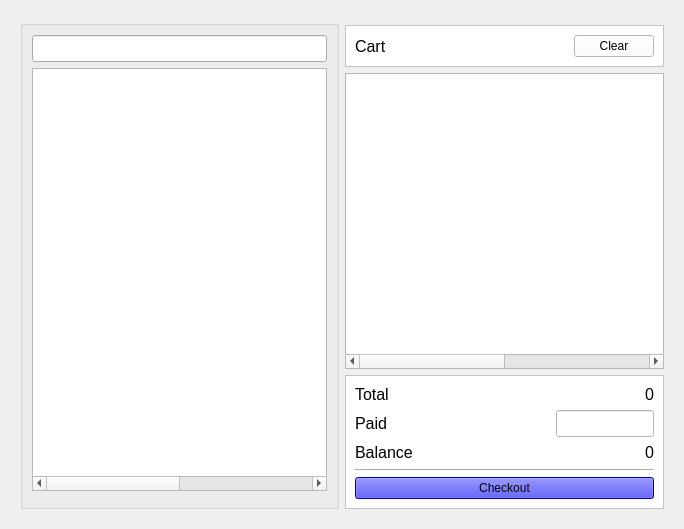
<?xml version="1.0" encoding="UTF-8"?>
<ui version="4.0">
 <class>Form</class>
 <widget class="QWidget" name="Form">
  <property name="geometry">
   <rect>
    <x>0</x>
    <y>0</y>
    <width>684</width>
    <height>529</height>
   </rect>
  </property>
  <property name="windowTitle">
   <string>Form</string>
  </property>
  <property name="styleSheet">
   <string notr="true"/>
  </property>
  <layout class="QVBoxLayout" name="verticalLayout">
   <item>
    <widget class="QWidget" name="sellingWidget" native="true">
     <property name="styleSheet">
      <string notr="true"/>
     </property>
     <layout class="QVBoxLayout" name="verticalLayout_4">
      <item>
       <widget class="QWidget" name="widget_2" native="true">
        <layout class="QHBoxLayout" name="horizontalLayout">
         <property name="margin">
          <number>0</number>
         </property>
         <item>
          <widget class="QGroupBox" name="groupBox_2">
           <layout class="QVBoxLayout" name="verticalLayout_3">
            <item>
             <widget class="QLineEdit" name="searchLineEdit">
              <property name="font">
               <font>
                <pointsize>12</pointsize>
               </font>
              </property>
              <property name="alignment">
               <set>Qt::AlignCenter</set>
              </property>
             </widget>
            </item>
            <item>
             <widget class="QTableWidget" name="productsTable">
              <property name="editTriggers">
               <set>QAbstractItemView::NoEditTriggers</set>
              </property>
              <property name="selectionMode">
               <enum>QAbstractItemView::NoSelection</enum>
              </property>
              <property name="verticalScrollMode">
               <enum>QAbstractItemView::ScrollPerPixel</enum>
              </property>
              <attribute name="horizontalHeaderVisible">
               <bool>false</bool>
              </attribute>
              <attribute name="verticalHeaderVisible">
               <bool>false</bool>
              </attribute>
              <column>
               <property name="text">
                <string>ID</string>
               </property>
              </column>
              <column>
               <property name="text">
                <string>Product</string>
               </property>
              </column>
              <column>
               <property name="text">
                <string>Brand</string>
               </property>
              </column>
              <column>
               <property name="text">
                <string/>
               </property>
              </column>
             </widget>
            </item>
            <item alignment="Qt::AlignVCenter">
             <widget class="QWidget" name="widget_7" native="true"/>
            </item>
           </layout>
          </widget>
         </item>
         <item>
          <widget class="QWidget" name="widget_3" native="true">
           <property name="styleSheet">
            <string notr="true"/>
           </property>
           <layout class="QVBoxLayout" name="verticalLayout_2">
            <property name="leftMargin">
             <number>0</number>
            </property>
            <property name="topMargin">
             <number>5</number>
            </property>
            <property name="rightMargin">
             <number>0</number>
            </property>
            <property name="bottomMargin">
             <number>0</number>
            </property>
            <item>
             <widget class="QFrame" name="frame_4">
              <property name="styleSheet">
               <string notr="true">background:white;</string>
              </property>
              <property name="frameShape">
               <enum>QFrame::StyledPanel</enum>
              </property>
              <property name="frameShadow">
               <enum>QFrame::Sunken</enum>
              </property>
              <layout class="QHBoxLayout" name="horizontalLayout_3">
               <item>
                <widget class="QLabel" name="label_3">
                 <property name="font">
                  <font>
                   <pointsize>12</pointsize>
                  </font>
                 </property>
                 <property name="text">
                  <string>Cart</string>
                 </property>
                </widget>
               </item>
               <item>
                <spacer name="horizontalSpacer">
                 <property name="orientation">
                  <enum>Qt::Horizontal</enum>
                 </property>
                 <property name="sizeHint" stdset="0">
                  <size>
                   <width>40</width>
                   <height>20</height>
                  </size>
                 </property>
                </spacer>
               </item>
               <item>
                <widget class="QPushButton" name="clearButton">
                 <property name="text">
                  <string>Clear</string>
                 </property>
                </widget>
               </item>
              </layout>
             </widget>
            </item>
            <item>
             <widget class="QTableWidget" name="cartTable">
              <property name="font">
               <font>
                <pointsize>9</pointsize>
               </font>
              </property>
              <property name="editTriggers">
               <set>QAbstractItemView::NoEditTriggers</set>
              </property>
              <property name="selectionMode">
               <enum>QAbstractItemView::NoSelection</enum>
              </property>
              <property name="verticalScrollMode">
               <enum>QAbstractItemView::ScrollPerPixel</enum>
              </property>
              <attribute name="horizontalHeaderVisible">
               <bool>false</bool>
              </attribute>
              <attribute name="verticalHeaderVisible">
               <bool>false</bool>
              </attribute>
              <column>
               <property name="text">
                <string>ID</string>
               </property>
              </column>
              <column>
               <property name="text">
                <string>Product</string>
               </property>
              </column>
              <column>
               <property name="text">
                <string>Quantity</string>
               </property>
              </column>
              <column>
               <property name="text">
                <string>Unit Price</string>
               </property>
              </column>
              <column>
               <property name="text">
                <string>Total Price</string>
               </property>
              </column>
              <column>
               <property name="text">
                <string/>
               </property>
              </column>
             </widget>
            </item>
            <item>
             <widget class="QFrame" name="frame">
              <property name="styleSheet">
               <string notr="true">background:white;</string>
              </property>
              <property name="frameShape">
               <enum>QFrame::StyledPanel</enum>
              </property>
              <property name="frameShadow">
               <enum>QFrame::Raised</enum>
              </property>
              <layout class="QGridLayout" name="gridLayout" columnstretch="2,1">
               <item row="0" column="1">
                <widget class="QLabel" name="amountLabel">
                 <property name="font">
                  <font>
                   <pointsize>12</pointsize>
                  </font>
                 </property>
                 <property name="styleSheet">
                  <string notr="true"/>
                 </property>
                 <property name="text">
                  <string>0</string>
                 </property>
                 <property name="alignment">
                  <set>Qt::AlignRight|Qt::AlignTrailing|Qt::AlignVCenter</set>
                 </property>
                </widget>
               </item>
               <item row="4" column="0" colspan="2">
                <widget class="QPushButton" name="checkoutButton">
                 <property name="styleSheet">
                  <string notr="true">background:blue;</string>
                 </property>
                 <property name="text">
                  <string>Checkout</string>
                 </property>
                </widget>
               </item>
               <item row="2" column="0">
                <widget class="QLabel" name="label_5">
                 <property name="font">
                  <font>
                   <pointsize>12</pointsize>
                  </font>
                 </property>
                 <property name="text">
                  <string>Balance</string>
                 </property>
                </widget>
               </item>
               <item row="1" column="1">
                <widget class="QLineEdit" name="amountLineEdit">
                 <property name="font">
                  <font>
                   <pointsize>12</pointsize>
                  </font>
                 </property>
                 <property name="alignment">
                  <set>Qt::AlignRight|Qt::AlignTrailing|Qt::AlignVCenter</set>
                 </property>
                </widget>
               </item>
               <item row="1" column="0">
                <widget class="QLabel" name="label">
                 <property name="font">
                  <font>
                   <pointsize>12</pointsize>
                  </font>
                 </property>
                 <property name="text">
                  <string>Paid</string>
                 </property>
                </widget>
               </item>
               <item row="2" column="1">
                <widget class="QLabel" name="balanceLabel">
                 <property name="font">
                  <font>
                   <pointsize>12</pointsize>
                  </font>
                 </property>
                 <property name="styleSheet">
                  <string notr="true"/>
                 </property>
                 <property name="text">
                  <string>0</string>
                 </property>
                 <property name="alignment">
                  <set>Qt::AlignRight|Qt::AlignTrailing|Qt::AlignVCenter</set>
                 </property>
                </widget>
               </item>
               <item row="0" column="0">
                <widget class="QLabel" name="label_2">
                 <property name="font">
                  <font>
                   <pointsize>12</pointsize>
                  </font>
                 </property>
                 <property name="text">
                  <string>Total</string>
                 </property>
                </widget>
               </item>
               <item row="3" column="0" colspan="2">
                <widget class="QFrame" name="frame_2">
                 <property name="frameShape">
                  <enum>QFrame::HLine</enum>
                 </property>
                 <property name="frameShadow">
                  <enum>QFrame::Raised</enum>
                 </property>
                </widget>
               </item>
              </layout>
             </widget>
            </item>
           </layout>
          </widget>
         </item>
        </layout>
       </widget>
      </item>
     </layout>
    </widget>
   </item>
  </layout>
 </widget>
 <resources/>
 <connections/>
</ui>
